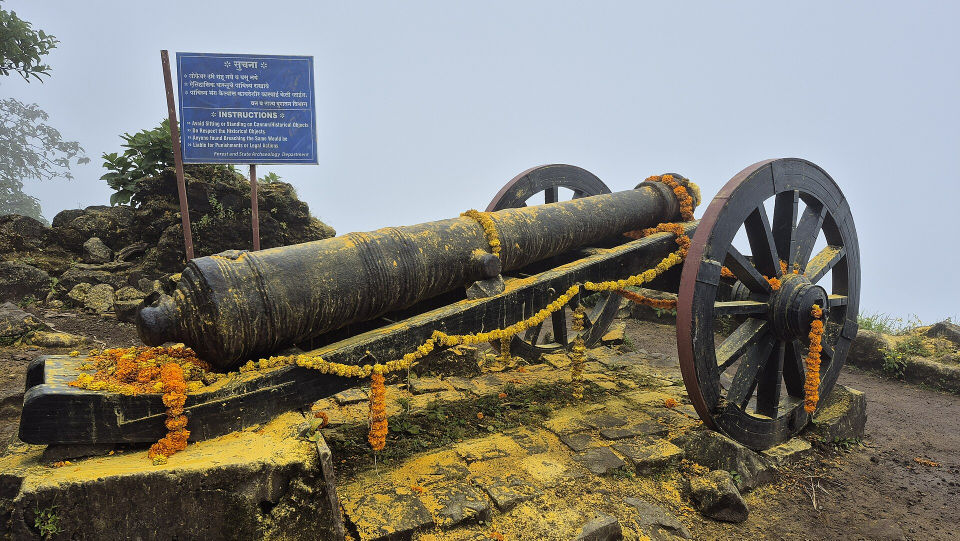
#> input picture fixtures/sinhagad-sample/photos/cannon.jpg, 1920 x 1081 px (shown at 1/2 size); its folder holds 2 pictures in this run
$ python make_home_photos.py
#> lines starting #> are read from the running program, lines starting #| are printed output that depends on the picture
"""Web-sized copies of the credited Sinhagad sample photos for the home page.

    uv run --project backend python scripts/make_home_photos.py

Reads fixtures/sinhagad-sample/photos/ (credits in credits.json there) and
writes web/public/home/<name>.jpg, long side 1400 px. The home page shows the
same credits under every photo.
"""

from pathlib import Path

from PIL import Image, ImageOps

ROOT = Path(__file__).resolve().parents[1]
SRC = ROOT / "fixtures" / "sinhagad-sample" / "photos"
OUT = ROOT / "web" / "public" / "home"
LONG_SIDE = 1400

OUT.mkdir(parents=True, exist_ok=True)
for src in sorted(SRC.glob("*.jpg")):
    img = ImageOps.exif_transpose(Image.open(src)).convert("RGB")
#> img is the input picture: PIL image 1920x1081 RGB; mean R, G, B 127.4, 125.2, 116.1
    img.thumbnail((LONG_SIDE, LONG_SIDE))
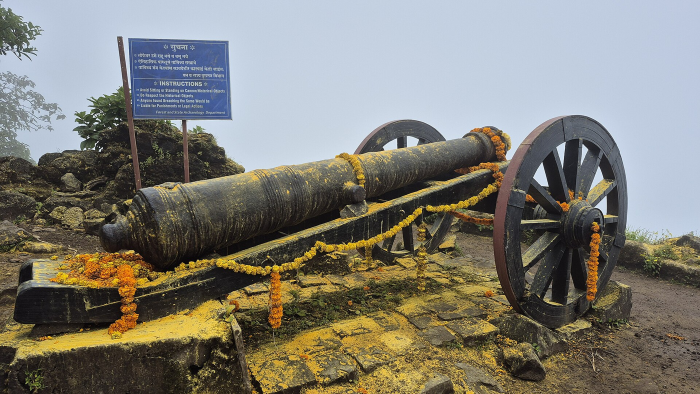
#> img: PIL image 1400x788 RGB (shown at 1/2 size); mean R, G, B 127.4, 125.2, 116.2
    dest = OUT / src.name
    img.save(dest, "JPEG", quality=78, optimize=True, progressive=True)
    print(f"{dest.relative_to(ROOT)}  {img.size[0]}x{img.size[1]}  {dest.stat().st_size // 1024} KB")
#| web/public/home/cannon.jpg  1400x788  257 KB
